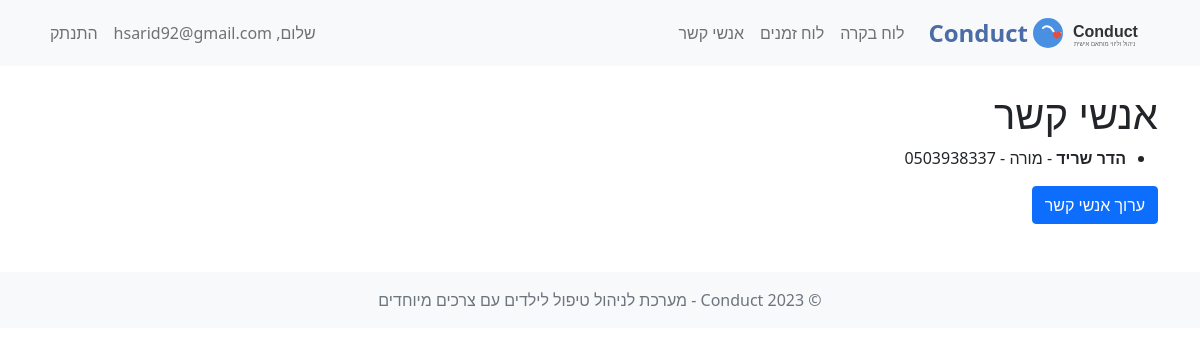
The app's page /contacts_page (signed in), older data.
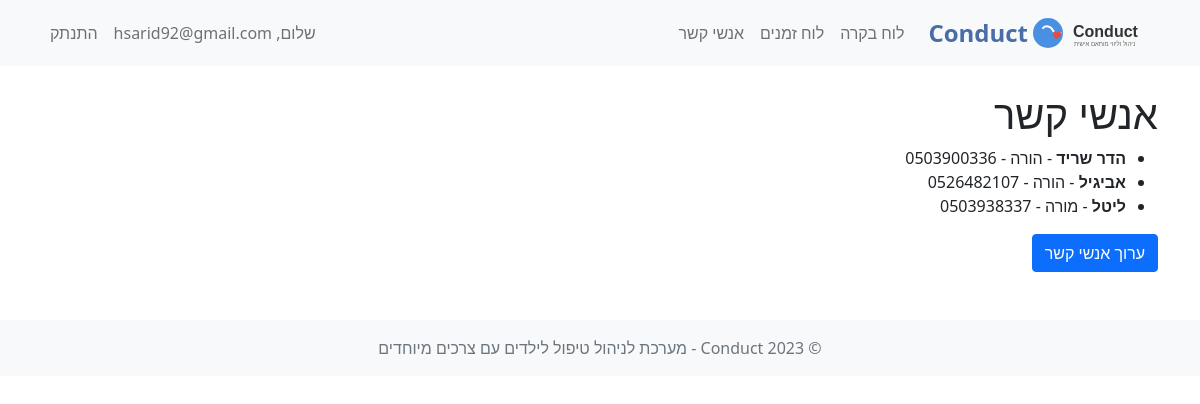
The same page, newer data.
### APP.py (models this page shows)
class Contact(db.Model):
    id = db.Column(db.Integer, primary_key=True)
    user_id = db.Column(db.Integer, db.ForeignKey('user.id'), nullable=False)
    name = db.Column(db.String(150), nullable=False)  # Name of the contact
    relation = db.Column(db.String(50), nullable=False)  # e.g., Teacher, Parent, Therapist
    phone_number = db.Column(db.String(20), nullable=False)

### APP.py (the view)
@app.route('/contacts_page')
@login_required
def contacts_page():
    contacts = Contact.query.filter_by(user_id=current_user.id).all()
    return render_template('contacts_page.html', title="אנשי קשר", contacts=contacts)

### APP.py (called while the page is built)
@login_manager.user_loader
def load_user(user_id):
    return User.query.get(int(user_id))

### templates/contacts_page.html (shortened to what this page needs)
<!DOCTYPE html>
<html lang="en">
<head>
</head>
<body>
    {% extends "base.html" %}
    {% block content %}
    <h1>אנשי קשר</h1>
    <ul>
        {% for contact in contacts %}
        <li>
            <strong>{{ contact.name }}</strong> - {{ contact.relation }} - {{ contact.phone_number }}
        </li>
        {% endfor %}
    </ul>
    <a href="{{ url_for('contacts') }}" class="btn btn-primary">ערוך אנשי קשר</a>
    {% endblock %}

Row changes from the older to the newer data that the page shows:
changed Contact "הדר שריד": relation "מורה" → "הורה"; phone_number "0503938337" → "0503900336"
added Contact: name "אביגיל", relation "הורה", phone_number "0526482107"
added Contact: name "ליטל", relation "מורה", phone_number "0503938337"
